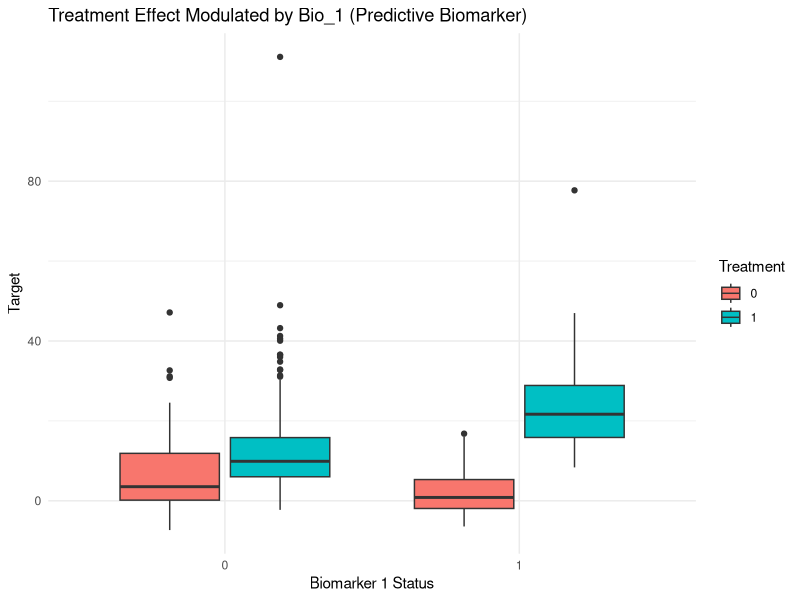

R code for this plot:
library(MASS)

# --- 1. SETUP PARAMETERS ---
n_hist <- 200      # Patients per historical study
n_trial <- 500     # Patients in current trial
H <- 5             # Number of historical studies
p_cont <- 50       # Number of continuous features
p_bin <- 5         # Number of binary biomarkers
rho <- 0.8         # Correlation for collinearity
global_hist_drift <- 0  # Pooled shift applied to historical studies vs current (set >0 or <0 to simulate drift)

# --- 2. FUNCTION TO GENERATE FEATURES (X) ---
# Creates shared covariate structure across all studies
generate_x <- function(n) {
  # Collinear continuous features
  sigma <- toeplitz(rho^(0:(p_cont-1)))
  X_cont <- mvrnorm(n, mu = rep(0, p_cont), Sigma = sigma)
  
  # Binary Biomarkers (e.g., DNA markers)
  X_bin <- matrix(rbinom(n * p_bin, 1, 0.3), nrow = n)
  
  colnames(X_cont) <- paste0("Lab_", 1:p_cont)
  colnames(X_bin) <- paste0("Bio_", 1:p_bin)
  return(cbind(X_cont, X_bin))
}

# --- 3. FUNCTION TO GENERATE OUTCOME (Y) ---


generate_y <- function(X, Trt,
                       study_drift = 0,
                       global_hist_drift = 0) {
  
  # 3a. Prognostic Signal
  prog_signal <- (2 * X[, "Lab_1"]) + 
    (3 * X[, "Lab_2"]^2) + 
    (5 * sin(X[, "Lab_3"])) +
    (4 * X[, "Lab_4"] * X[, "Lab_5"])
  
  # 3b. Predictive (Treatment) Signal
  trt_effect <- (5 * Trt) + (12 * Trt * X[, "Bio_1"])
  
  # 3c. Noise
  noise <- rnorm(nrow(X), mean = 0, sd = 2)
  
  y <- prog_signal +
    trt_effect +
    study_drift +          # between-trial (historical only)
    global_hist_drift +    # pooled historical vs current
    noise
  
  return(y)
}


# --- 4. GENERATE HISTORICAL DATA (Placebo Only) ---
historical_data <- lapply(1:H, function(s) {
  X <- generate_x(n_hist)
  Trt <- rep(0, n_hist) # Placebo only
  # Apply both a small per-study drift and the pooled historical drift
  Y <- generate_y(X, Trt,
                  study_drift = runif(1, -2, 2),
                  global_hist_drift = global_hist_drift)
  
  data.frame(Study = paste0(s), Treatment = Trt, Target = Y, X)
})

# --- 5. GENERATE CURRENT TRIAL DATA (Placebo + Treatment) ---
X_trial <- generate_x(n_trial)
Trt_trial <- rbinom(n_trial, 1, 0.7) # Randomized 1:1
Y_trial <- generate_y(X_trial, Trt_trial, study_drift = 0, global_hist_drift = 0)

current_trial <- data.frame(Study = "Current", Treatment = Trt_trial, Target = Y_trial, X_trial)

# --- 6. INSPECT RESULTS ---
all_data <- do.call(rbind, c(historical_data, list(current_trial)))

# Check the Biomarker interaction in the Current Trial
# Bio_1 should show a much higher target value when Treatment == 1
library(ggplot2)
ggplot(current_trial, aes(x = factor(Bio_1), y = Target, fill = factor(Treatment))) +
  geom_boxplot() +
  labs(title = "Treatment Effect Modulated by Bio_1 (Predictive Biomarker)",
       x = "Biomarker 1 Status", fill = "Treatment") +
  theme_minimal()



# Helper: simulate one dataset 
simulate_one <- function(H = 5,
                         n_hist = 200,
                         n_trial = 500,
                         global_hist_drift = 0) {
  hist_list <- lapply(1:H, function(s) {
    X <- generate_x(n_hist)
    Trt <- rep(0, n_hist)
    Y <- generate_y(X, Trt,
                    study_drift = runif(1, -2, 2),
                    global_hist_drift = global_hist_drift)
    data.frame(Study = paste0("H", s), Treatment = Trt, Target = Y, X)
  })
  
  X_trial <- generate_x(n_trial)
  Trt_trial <- rbinom(n_trial, 1, 0.7)
  Y_trial <- generate_y(X_trial, Trt_trial,
                        study_drift = 0,
                        global_hist_drift = 0)
  current <- data.frame(Study = "Current", Treatment = Trt_trial, Target = Y_trial, X_trial)
  
  list(historical = do.call(rbind, hist_list), current = current)
}

# Compute ATE estimate and SE from an lm fitted on a formula including Treatment and Treatment:Bio_1
ate_from_lm <- function(fit, current_df) {
  coefs <- coef(fit)
  vc <- vcov(fit)
  mean_bio <- mean(current_df$Bio_1)
  # if interaction exists
  b_trt <- coefs["Treatment"]
  b_int <- if ("Treatment:Bio_1" %in% names(coefs)) coefs["Treatment:Bio_1"] else 0
  ate_hat <- b_trt + b_int * mean_bio
  
  # variance: Var(b_trt) + mean^2 Var(b_int) + 2 mean Cov(b_trt,b_int)
  var_trt <- vc["Treatment", "Treatment"]
  var_int <- if ("Treatment:Bio_1" %in% rownames(vc)) vc["Treatment:Bio_1", "Treatment:Bio_1"] else 0
  cov_trt_int <- if ("Treatment:Bio_1" %in% rownames(vc)) vc["Treatment", "Treatment:Bio_1"] else 0
  se_ate <- sqrt(var_trt + (mean_bio^2) * var_int + 2 * mean_bio * cov_trt_int)
  
  ci_lower <- ate_hat - 1.96 * se_ate
  ci_upper <- ate_hat + 1.96 * se_ate
  
  list(ate = ate_hat, se = se_ate, ci = c(lower = ci_lower, upper = ci_upper))
}

# Fit models and evaluate (one replication)
fit_and_eval <- function(hist_df, current_df) {
  # formula that matches data generation structure (include Bio_1 interaction)
  fm <- as.formula("Target ~ Treatment * Bio_1 + Lab_1 + Lab_2 + Lab_3 + Lab_4 + Lab_5")
  
  # 1) Current-only
  fit_current <- lm(fm, data = current_df)
  
  # 2) Stacked naive (hist + current)
  stacked <- rbind(hist_df, current_df)
  fit_stacked <- lm(fm, data = stacked)
  
  # 3) Stacked + study fixed effect
  fit_stack_study <- lm(update(fm, . ~ . + factor(Study)), data = stacked)
  
  true_ate <- mean(5 + 12 * current_df$Bio_1)
  
  res <- list(
    true_ate = true_ate,
    current = ate_from_lm(fit_current, current_df),
    stacked = ate_from_lm(fit_stacked, current_df),
    stacked_study = ate_from_lm(fit_stack_study, current_df)
  )
  res
}

# Top-level: run simulation grid over drifts and repetitions
run_simulation <- function(drifts = c(-3, -1, 0, 1, 3),
                           reps = 200,
                           H = 5, n_hist = 200, n_trial = 500) {
  library(dplyr)
  out <- list()
  
  for (d in drifts) {
    sim_res <- replicate(reps, {
      s <- simulate_one(H, n_hist, n_trial, global_hist_drift = d)
      fit_and_eval(s$historical, s$current)
    }, simplify = FALSE)
    
    # extract metrics
    df <- tibble::tibble(rep = 1:reps) %>%
      mutate(
        true = sapply(sim_res, function(x) x$true_ate),
        ate_current = sapply(sim_res, function(x) x$current$ate),
        se_current = sapply(sim_res, function(x) x$current$se),
        ci_l_current = sapply(sim_res, function(x) x$current$ci["lower"]),
        ci_u_current = sapply(sim_res, function(x) x$current$ci["upper"]),
        
        ate_stacked = sapply(sim_res, function(x) x$stacked$ate),
        se_stacked = sapply(sim_res, function(x) x$stacked$se),
        ci_l_stacked = sapply(sim_res, function(x) x$stacked$ci["lower"]),
        ci_u_stacked = sapply(sim_res, function(x) x$stacked$ci["upper"]),
        
        ate_study = sapply(sim_res, function(x) x$stacked_study$ate),
        se_study = sapply(sim_res, function(x) x$stacked_study$se),
        ci_l_study = sapply(sim_res, function(x) x$stacked_study$ci["lower"]),
        ci_u_study = sapply(sim_res, function(x) x$stacked_study$ci["upper"])
      )
    
    summarize_metrics <- function(ate, ci_l, ci_u, true) {
      bias <- mean(ate - true)
      rmse <- sqrt(mean((ate - true)^2))
      coverage <- mean(ci_l <= true & ci_u >= true)
      c(bias = bias, rmse = rmse, coverage = coverage)
    }
    
    metrics <- rbind(
      current = summarize_metrics(df$ate_current, df$ci_l_current, df$ci_u_current, df$true),
      stacked = summarize_metrics(df$ate_stacked, df$ci_l_stacked, df$ci_u_stacked, df$true),
      stacked_study = summarize_metrics(df$ate_study, df$ci_l_study, df$ci_u_study, df$true)
    )
    out[[as.character(d)]] <- list(metrics = metrics, raw = df)
  }
  
  out
}
